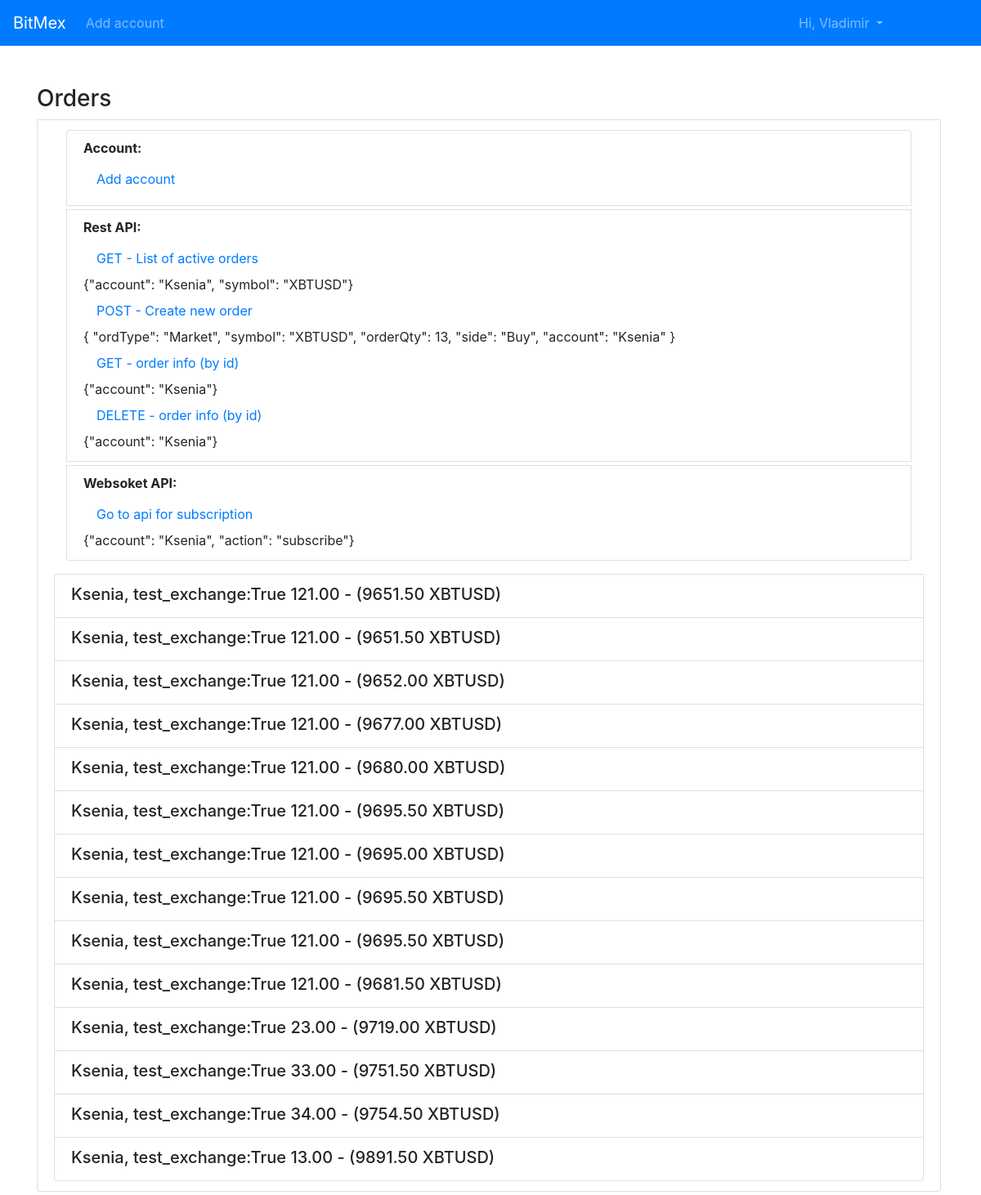
The page /main/ (signed in) on the database its author committed.
### orders/models.py (models this page shows)
class Order(models.Model):
    class Meta:
        verbose_name = 'Order'
        verbose_name_plural = 'Orders'
    STATUSES = (
        ('buy', 'Buy order'),
        ('sell', 'Sell order'),
    )
    order_id = models.CharField(max_length=50, blank=True, null=True, default=None, unique=True, verbose_name='orderID')
    symbol = models.CharField(max_length=50, blank=True, null=True, default=None, verbose_name='symbol')
    volume = models.DecimalField(max_digits=20, decimal_places=2, verbose_name='volume')
    order_type = models.CharField(max_length=50, blank=True, null=True, default=None, verbose_name='order_type')
    timestamp = models.DateTimeField(auto_now_add=True, db_index=True, verbose_name='Create date')
    side = models.CharField(max_length=15, choices=STATUSES, default="sell")
    price = models.DecimalField(max_digits=20, decimal_places=2)
    account = models.ForeignKey(Account, on_delete=models.CASCADE, related_name='account')
    def __str__(self):
        return "{} {} - ({} {})".format(self.account, self.volume, self.price, self.symbol)

class Account(models.Model):
    class Meta:
        verbose_name = 'Account'
        verbose_name_plural = 'Accounts'
    name = models.CharField(max_length=255, blank=True, null=True, default=None, unique=True, verbose_name='Name')
    test_exchange = models.BooleanField(default=True, verbose_name='TEST_EXCHANGE')
    api_key = models.CharField(max_length=255, blank=True, null=True, default=None, unique=True, verbose_name='API_KEY')
    api_secret = models.CharField(max_length=255, blank=True, null=True, default=None, unique=True,
                                  verbose_name='API_SECRET')
    def __str__(self):
        return "{}, test_exchange:{}".format(self.name, self.test_exchange)

### bitmex_project/views.py (the view)
# urls.py: path('main/', MainView.as_view(), name='main'),
class MainView(ListView):
    template_name = 'main.html'
    def get_queryset(self):
        return Order.objects.all()
    def get_context_data(self, **kwargs):
        context = super(MainView, self).get_context_data(**kwargs)
        context['title'] = "Welcome to bitmex!"
        return context

### templates/main.html
{% extends 'base.html' %}
{% block content %}
    {% if user.is_authenticated %}
        <div class="list-group mt-5">
            <h3>Orders</h3>
        </div>
        <div class="list-group-item mr-1 mb-1">
        <div class="container mb-3">
                <div class=" col-sm  list-group-item mr-1 mb-1"><h6 class="font-weight-bold"> Account:</h6>
                    <div>
                        <a class="nav-link" href="{% url 'create_account' %}">Add account</a>
                    </div>
                </div>
                <div class=" col-sm  list-group-item mr-1 mb-1"><h6 class="font-weight-bold"> Rest API:</h6>
                    <div>
                        <a class="nav-link" href="{% url 'orders:get_orders' %}"> GET - List of active orders</a>
                        {"account": "Ksenia", "symbol": "XBTUSD"}
                        <a class="nav-link" href="{% url 'orders:get_orders' %}"> POST - Create new order</a>
                        {
                        "ordType": "Market",
                        "symbol": "XBTUSD",
                        "orderQty": 13,
                        "side": "Buy",
                        "account": "Ksenia"
                        }
                        <a class="nav-link" href="{% url 'orders:get_order' "e10797b6-0f1a-c20b-da40-925948e784e3" %} "> GET - order info (by id)</a>
                        {"account": "Ksenia"}
                        <a class="nav-link" href="{% url 'orders:get_order' "e10797b6-0f1a-c20b-da40-925948e784e3" %} "> DELETE - order info (by id)</a>
                        {"account": "Ksenia"}
                    </div>
                </div>
                <div class="col-sm  list-group-item mr-1 mb-1">
                    <h6 class="font-weight-bold">
                        Websoket API:
                    </h6>
                    <div>
                        <a class="nav-link" href="{% url 'orders:websoket_subscribe' %}"> Go to api for subscription </a>
                        {"account": "Ksenia", "action": "subscribe"}
                    </div>
                </div>
        </div>
        {% for object in object_list %}
            <div class="list-group-item">
                <div class="d-flex w-100 justify-content-between">
                    <h5 class="mb-1">{{ object }}</h5>
                </div>
            </div>
        {% endfor %}
    {% else %}
        <div class="list-group mt-5">
            <a class="nav-link" href="{% url 'login' %}"><h3>Please log in</h3></a>
        </div>
    {% endif %}
{% endblock %}

### templates/base.html (shortened to what this page needs)
<!DOCTYPE html>
<html lang="en">
<head>
    <link rel="stylesheet" href="https://maxcdn.bootstrapcdn.com/bootstrap/4.0.0/css/bootstrap.min.css">
</head>
<body>
<nav class="navbar navbar-expand-lg navbar-dark bg-primary">
  <a class="navbar-brand" href="{% url 'home' %}">BitMex</a>
  <div class="collapse navbar-collapse" id="navbarNav">
  {% if user.is_authenticated %}
    <ul class="nav navbar-nav">
      <li class="nav-item">
        <a class="nav-link" href="{% url 'create_account' %}">Add account</a>
      </li>
{% endif %}
    </ul>
  <ul class="nav navbar-nav ml-auto">
      <li class="nav-item mr-5 pr-5">
          {% if user.is_authenticated %}
              <div class="dropdown">
                  <a class="nav-link dropdown-toggle" href="#" role="button" id="dropdownMenuLink" data-toggle="dropdown" aria-haspopup="true" aria-expanded="false">
                      Hi, {{ user.first_name }}
                  </a>
              </div>
          {% else %}
              <a class="nav-link" href="{% url 'login' %}">Login</a>
          {% endif %}
      </li>
  </ul>
  </div>
</nav>
<div class="container" id="main-content">
{% block content %}
{% endblock %}
</div>
</body>
</html>

### rows shown on the page
Order: account+volume+price "Ksenia, test_exchange:True 121.00 - (9651.50 XBTUSD)"
Order: account+volume+price "Ksenia, test_exchange:True 121.00 - (9651.50 XBTUSD)"
Order: account+volume+price "Ksenia, test_exchange:True 121.00 - (9652.00 XBTUSD)"
Order: account+volume+price "Ksenia, test_exchange:True 121.00 - (9677.00 XBTUSD)"
Order: account+volume+price "Ksenia, test_exchange:True 121.00 - (9680.00 XBTUSD)"
Order: account+volume+price "Ksenia, test_exchange:True 121.00 - (9695.50 XBTUSD)"
Order: account+volume+price "Ksenia, test_exchange:True 121.00 - (9695.00 XBTUSD)"
Order: account+volume+price "Ksenia, test_exchange:True 121.00 - (9695.50 XBTUSD)"
Order: account+volume+price "Ksenia, test_exchange:True 121.00 - (9695.50 XBTUSD)"
Order: account+volume+price "Ksenia, test_exchange:True 121.00 - (9681.50 XBTUSD)"
Order: account+volume+price "Ksenia, test_exchange:True 23.00 - (9719.00 XBTUSD)"
Order: account+volume+price "Ksenia, test_exchange:True 33.00 - (9751.50 XBTUSD)"
Order: account+volume+price "Ksenia, test_exchange:True 34.00 - (9754.50 XBTUSD)"
Order: account+volume+price "Ksenia, test_exchange:True 13.00 - (9891.50 XBTUSD)"

### other values the page prints
{{ user.first_name }} "Vladimir"
